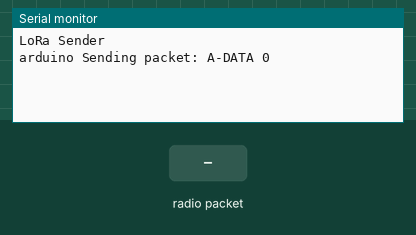
This sketch was run on a simulated Arduino Uno, built with avr-gcc and run on an emulated ATmega328P. Parts: the last lines printed to the serial monitor. The inputs (shaded band) are chosen by the test bench. No radio packets arrive unless stated.

Above: at 1.2 s.
1.3 s: radio packet "uno ACK" arrives
At 2.2 s:
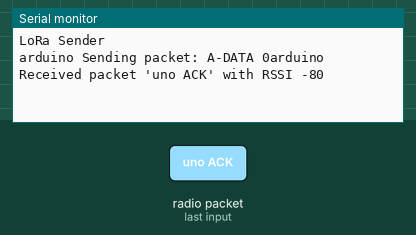
2.8 s: radio packet "1" arrives
At 6.4 s:
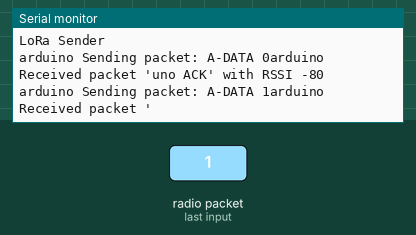

Measured:
- after the input at 1.3 s, the serial monitor: prints a new line at once (image 1)
- after the input at 2.8 s, the serial monitor: prints a new line after 2.5 s (image 2)

The sketch:

ARDUINO_LORA_NODE1.ino
```cpp
/*
 * 3.3V 3.3V
Gnd Gnd
En/Nss  D10
G0/DIO0 D2
SCK D13
MISO  D12
MOSI  D11
RST D9
 */


#include <SPI.h>
#include <LoRa.h>
int k=0;
int counter = 0;
#define LED_BUILTIN 7
void setup() {
  Serial.begin(9600);
  // pinMode(LED_BUILTIN, OUTPUT);
// digitalWrite(LED_BUILTIN, LOW);
  while (!Serial);

  Serial.println("LoRa Sender");

  if (!LoRa.begin(868E6)) {
    Serial.println("Starting LoRa failed!");
    while (1);
  }
     LoRa.setSpreadingFactor(10);
 // LoRa.setSignalBandwidth(62.5E3);
  LoRa.crc();

}

void loop()
{
Serial.print("arduino Sending packet: A-DATA ");
 // Serial.println(counter);
Serial.print(counter);
  // send packet
  LoRa.beginPacket();
  LoRa.print("A-DATA");
  LoRa.print(counter);
//char s=int_to_char(counter);
  //LoRa.print(int_to_char(counter));
 // LoRa.print("\0");
  LoRa.endPacket();
 //digitalWrite(LED_BUILTIN, HIGH);

int j=0;
char datas[30];
  while(j<750)
  {
  int packetSize = LoRa.parsePacket();
  if (packetSize) {
    // received a packet
    Serial.print("arduino Received packet '");
 //digitalWrite(LED_BUILTIN, HIGH);
    // read packet

    int i=0;
    char s;
    while (LoRa.available()) {
   s=(char)LoRa.read();

      datas[i++]=s;
  //    Serial.print(s);

    }
   // i--;
    datas[i]='\0';
  if (strcmp(datas,"uno ACK") == 0 )
 { counter++;

 }
 else
 delay(7000);
Serial.print(datas);

    // print RSSI of packet
    Serial.print("' with RSSI ");
    Serial.println(LoRa.packetRssi());
    delay(2000);
    break;
  }
delay(4);
j++;
  }
//digitalWrite(LED_BUILTIN,LOW);
 delay(2000);
  //counter++;
  //datas[0]="k";
}
```
